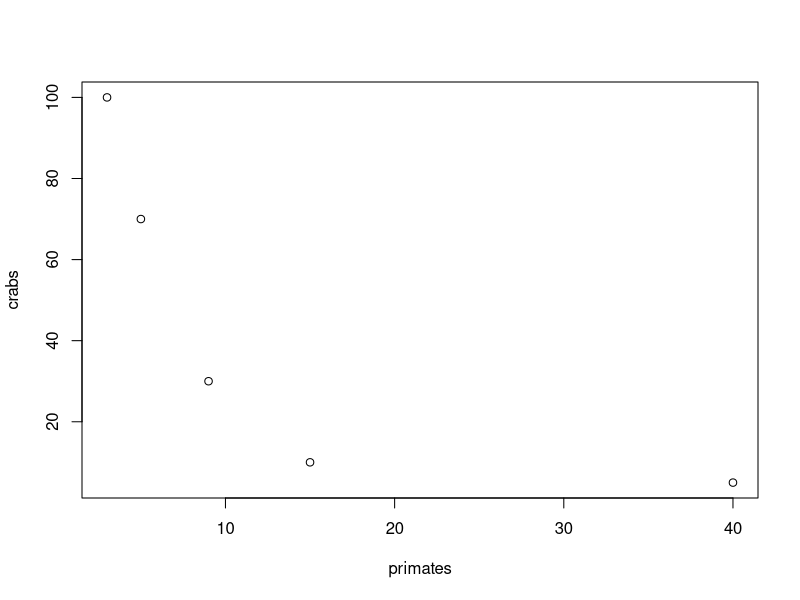
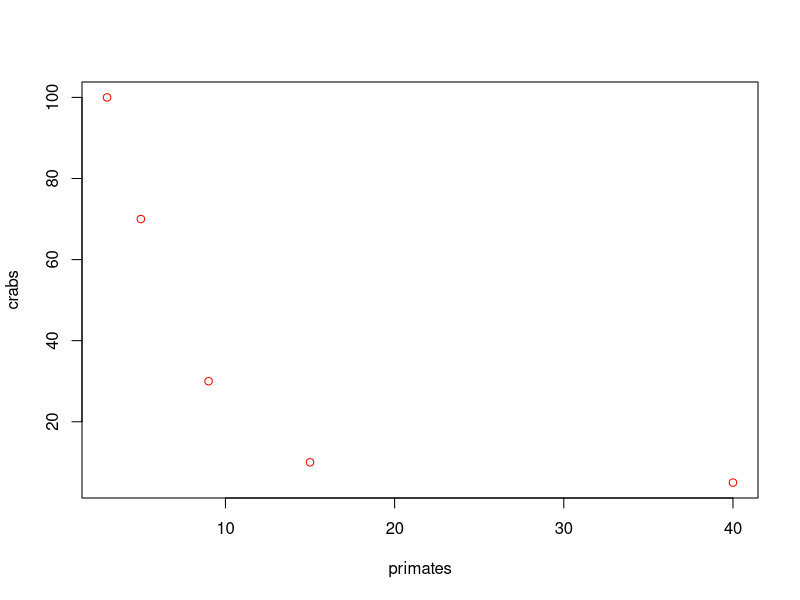
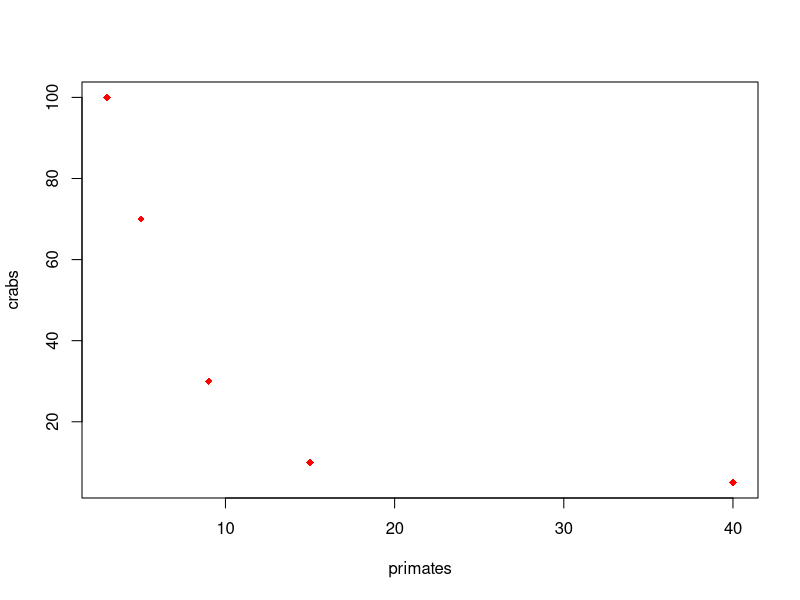
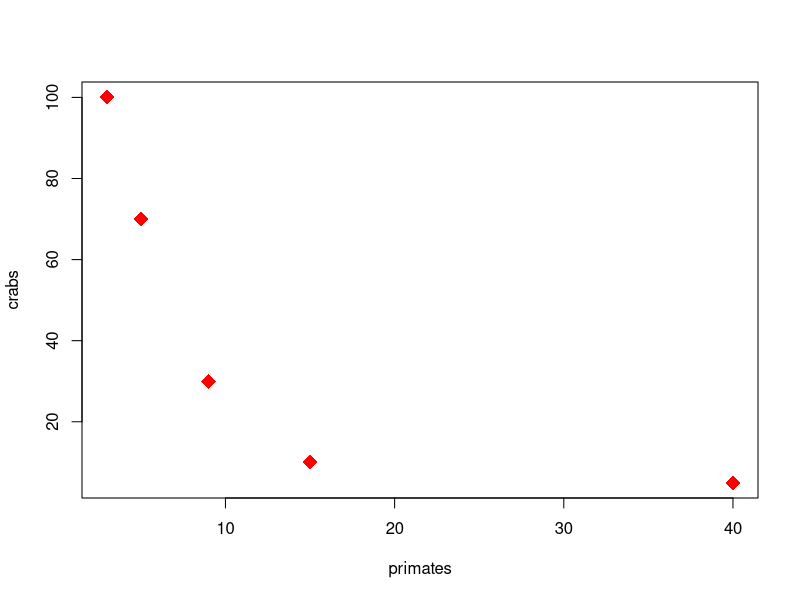
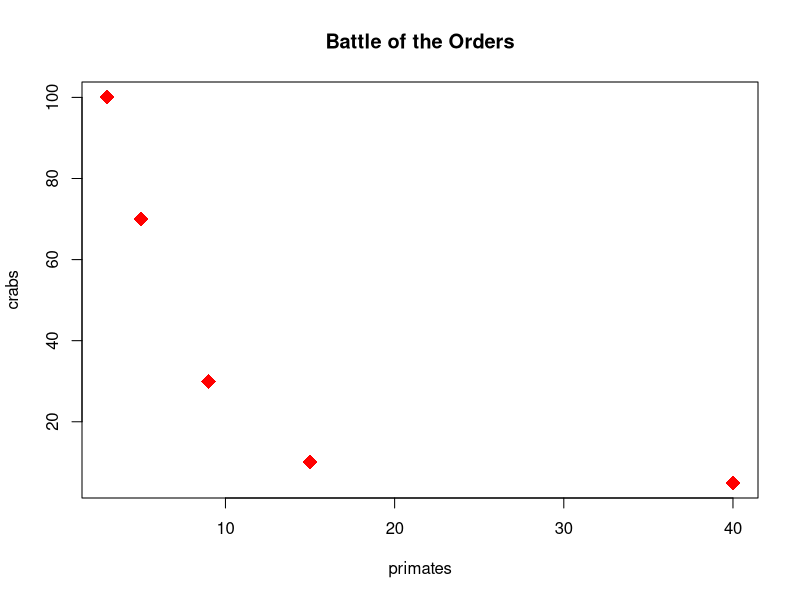

R code for these plots, in order:
#always include comments - he will check this on the exam
#We are going to make measurements of primate abundance at different sites
#put a 'c' before the array of data, label it 'primates'
primates<-c(3, 5, 9, 15, 40) 
primates
#new set
crabs<-c(100, 70, 30, 10, 5)
crabs
#first plot in R
plot(primates, crabs)
#changing the colour of the points
plot(primates,crabs,col="red")
#change shape of points (pch = "point character") to filled diamond
plot(primates,crabs,col="red", pch=18)
#character exaggeration (changing the size of the points); doubling the size, so we use "2"
plot(primates,crabs,col="red", pch=18, cex = 2)
#add graph title
plot(primates,crabs,col="red", pch=18, cex = 2, main = "Battle of the Orders")
#make a table about the data (a dataframe)
#first column we want is the primates
ecoset<-data.frame (primates, crabs)
ecoset
#Ask "What is the mean number of crabs and the mean number of primates?"
mean(primates)
mean(crabs)
#get a summary of the data
summary(ecoset)
